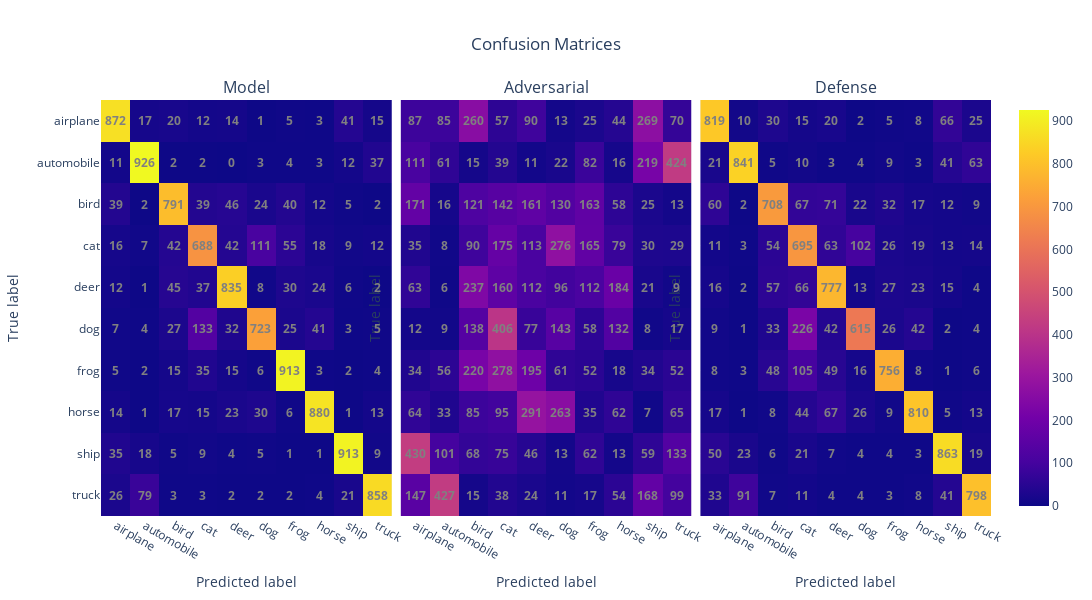

Source (notebook cell):
### Code cell
from sklearn.metrics import confusion_matrix
import plotly.graph_objects as go
from plotly.subplots import make_subplots

# Compute confusion matrices
conf_matrix_defense = confusion_matrix(labels['true_labels'], labels['defense_labels'])
conf_matrix_model = confusion_matrix(labels['true_labels'], labels['model_labels'])
conf_matrix_adversarial = confusion_matrix(labels['true_labels'], labels['adversarial_labels'])

def plot_sub_confusion_matrix(fig, cm, classes, position, show_colorbar=False):
    """
    This function adds a heatmap of the confusion matrix to a subplot position.
    """
    
    hm = go.Heatmap(
        z=cm[::-1],
        x=classes,
        y=classes[::-1], 
        colorscale='blues',
        showscale=show_colorbar,
        coloraxis="coloraxis",
        hoverinfo="x+y+z",
        hovertemplate="Predicted: %{x}<br>Real: %{y}<br>Number: %{z}<extra></extra>"  # <extra></extra> hides additional hover info
    )

    fig.add_trace(hm, row=1, col=position)

    for i, row in enumerate(cm):
        for j, val in enumerate(row):
             fig.add_annotation(
                dict(
                    x=classes[j], 
                    y=classes[i], 
                    xref=f'x{position}',
                    yref=f'y{position}',
                    text=f"<b>{val}</b>",
                    showarrow=False,
                    font=dict(
                        color="gray",
                        size=12
                    )
                )
            )
    fig.update_yaxes(title_text="True label", row=1, col=position)
    fig.update_xaxes(title_text="Predicted label", row=1, col=position)

fig = make_subplots(
    rows=1, cols=3,
    shared_yaxes=True,
    subplot_titles=('Model', 'Adversarial', 'Defense'),
    horizontal_spacing=0.01
)

plot_sub_confusion_matrix(fig, conf_matrix_model, classes, 1)
plot_sub_confusion_matrix(fig, conf_matrix_adversarial, classes, 2)
plot_sub_confusion_matrix(fig, conf_matrix_defense, classes, 3, show_colorbar=True)

fig.update_layout(title=dict(text="Confusion Matrices", x=0.5, xanchor='center'), height=600, width=1500)
fig.show()
